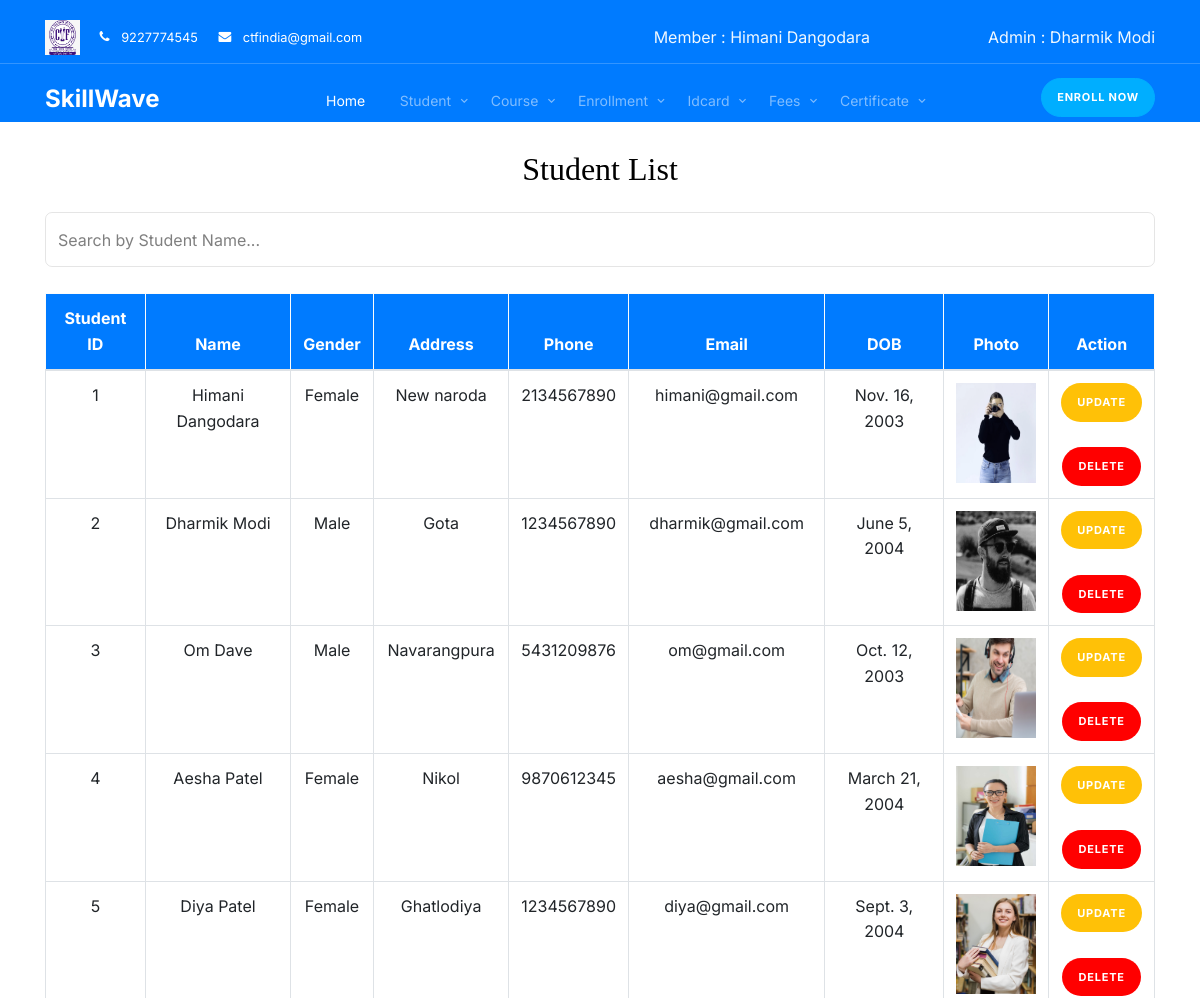
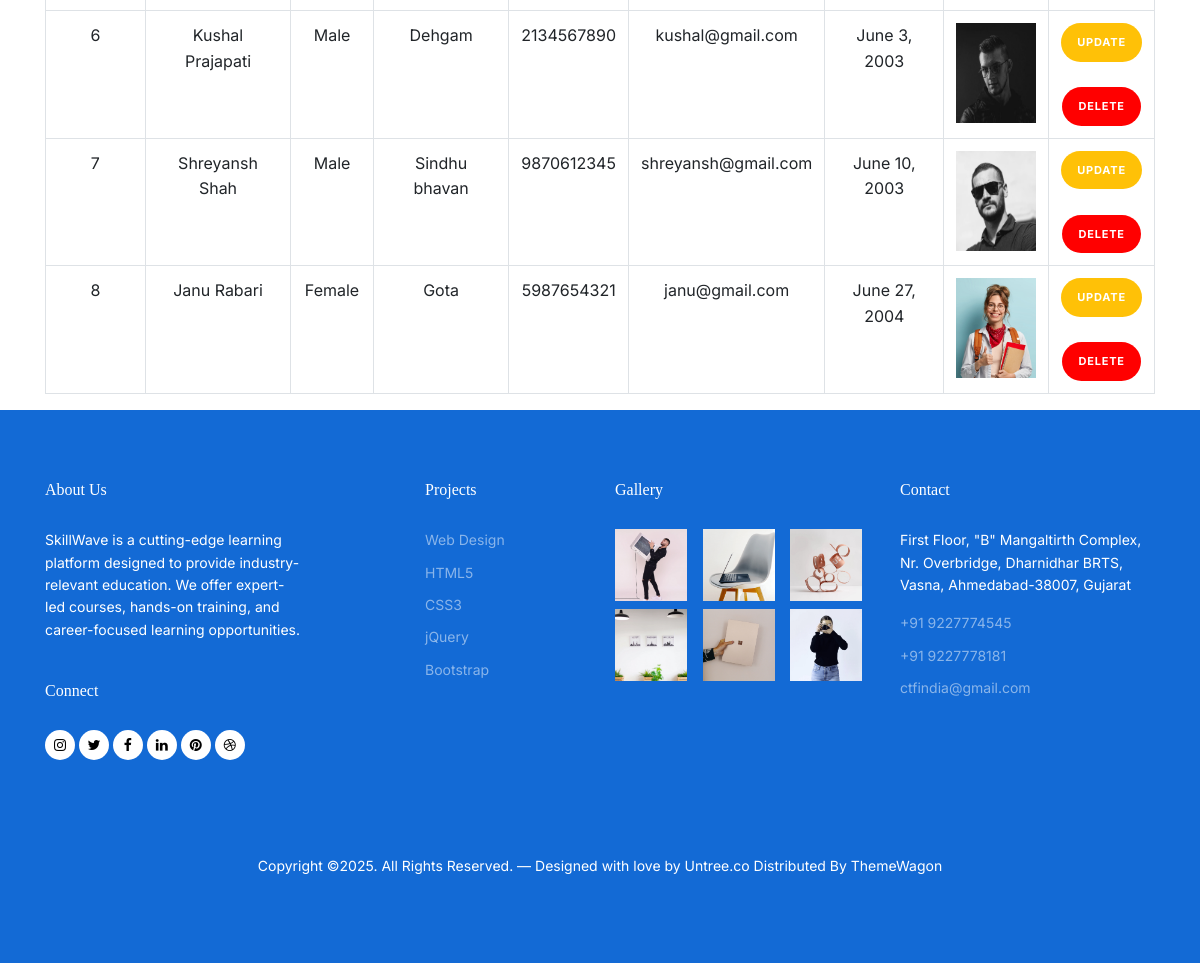
Screenshot of /student_list/2 with the database file from the repository (2 pictures, top to bottom).
### myapp/models.py (models this page shows, shortened)
class Member(models.Model):
    member_id = models.AutoField(primary_key=True, verbose_name="ID")
    admin = models.ForeignKey(Admin, on_delete = models.CASCADE )
    member_name = models.CharField(max_length=50)
    member_email = models.EmailField(max_length=50)
    member_password = models.CharField(max_length=10)
    member_phone = models.CharField(max_length=10)
    date_of_joining = models.DateField()

class Admin(models.Model):
    admin_id = models.AutoField(primary_key=True, verbose_name="ID")
    email = models.EmailField(max_length=50)
    password = models.CharField(max_length=10)
    name = models.CharField(max_length=50)

class Student(models.Model):
    student_id = models.AutoField(primary_key=True, verbose_name="ID")  # Fixed spelling: student_id → ID
    admin = models.ForeignKey(Admin, on_delete = models.CASCADE )
    name = models.CharField(max_length=50)
    address = models.CharField(max_length=100)
    phone_no = models.CharField(max_length=10)
    email = models.CharField(max_length=50)
    DOB = models.DateField()
    photo = models.FileField(upload_to='static/images/student_photos/', null=True)  # Fixed max_length to 1
    marks = models.IntegerField(default=0)  # Assuming marks field exists
    gender = models.CharField(max_length=10, choices=[('Male', 'Male'), ('Female', 'Female')])  # Add this field

### myapp/views.py (the view)
# urls.py: path('student_list/<int:member_id>', views.Student_list, name='student_list'),
def Student_list(request, member_id):
    admin_id = models.Member.objects.get(member_id=member_id).admin.admin_id
    member = models.Member.objects.get(member_id=member_id)
    c = models.Admin.objects.get(admin_id=admin_id)
    id = member.member_id
    student = models.Student.objects.filter(admin = admin_id)
    context = {
        'id': id,
        'admin': c,
        'member': member,
        'student': student,
    }
    students = models.Student.objects.filter(admin = admin_id)
    context['students'] = students
    return render(request, 'student_list.html', context)

### myapp/templates/student_list.html (shortened to what this page needs)
<!doctype html>
<html lang="en">
<head>
  <link rel="stylesheet" href="https://unicons.iconscout.com/release/v4.0.0/css/line.css">
  {% load static %}
  <link rel="stylesheet" href="{% static 'css/bootstrap.min.css' %}">
  <link rel="stylesheet" href="{% static 'css/bootstrap.min.css' %}">
  <link rel="stylesheet" href="{% static 'css/animate.min.css' %}">
  <link rel="stylesheet" href="{% static 'css/owl.carousel.min.css' %}">
  <link rel="stylesheet" href="{% static 'css/owl.theme.default.min.css' %}">
  <link rel="stylesheet" href="{% static 'css/jquery.fancybox.min.css' %}">
  <link rel="stylesheet" href="{% static 'fonts/icomoon/style.css' %}">
  <link rel="stylesheet" href="{% static 'fonts/flaticon/font/flaticon.css' %}">
  <link rel="stylesheet" href="{% static 'css/aos.css' %}">
  <link rel="stylesheet" href="{% static 'css/style.css' %}">
</head>
<body>
<nav class="site-nav mb-5" style="background-color: #007bff;">
    <div class="pb-2 top-bar mb-3">
      <div class="container">
        <div class="row align-items-center">
          <div class="col-6 col-lg-6">
            <img src="../../static/images/image.jpg" style="height: 35px; width: auto; margin-right: 15px;">
            <a href="#" class="small mr-3"><span class="icon-phone mr-2"></span> <span class="d-none d-lg-inline-block">9227774545</span></a>
            <a href="#" class="small mr-3"><span class="icon-envelope mr-2"></span> <span class="d-none d-lg-inline-block">ctfindia@gmail.com</span></a>
          </div>
          <div class="col-6 col-lg-3 text-right" style="color: aliceblue;">Member : {{ member.member_name }}</div>
          <div class="col-6 col-lg-3 text-right" style="color: aliceblue;">Admin : {{ admin.name }}</div>
        </div>
      </div>
    </div>
    <div class="sticky-nav js-sticky-header" style="background-color: #007bff;">
      <div class="container position-relative">
        <div class="site-navigation text-center">
          <a href="{% url 'index' id %}" class="logo menu-absolute m-0">SkillWave</a>
          <ul class="js-clone-nav d-none d-lg-inline-block site-menu">
            <li class="active"><a href="{% url 'index' id %}">Home</a></li>
            <li class="has-children">
              <a href="#">Student</a>
            </li>
            <li class="has-children">
              <a href="#">Course</a>
            </li>
            <li class="has-children">
              <a href="#">Enrollment</a>
            </li>
            <li class="has-children">
              <a href="#">Idcard</a>
            </li>
            <li class="has-children">
              <a href="#">Fees</a>
            </li>
            <li class="has-children">
              <a href="#">Certificate</a>
            </li>
          </ul>
          <a href="#" class="btn-book btn btn-secondary btn-sm menu-absolute">Enroll Now</a>
        </div>
      </div>
    </div>
</nav>
<div class="container">
  <h2 class="text-center mb-4">Student List</h2>
  <div class="d-flex justify-content-end">
    <input type="text" id="searchInput" name="searchInput" class="form-control search-box" placeholder="Search by Student Name...">
  </div><br>
  <div class="table-responsive">
      <table class="table table-bordered text-center table-hover">
          <thead class="table-light">
              <tr style="background-color: #007bff; color: white;">
                  <th>Student ID</th>
                  <th>Name</th>
                  <th>Gender</th>
                  <th>Address</th>
                  <th>Phone</th>
                  <th>Email</th>
                  <th>DOB</th>
                  <th>Photo</th>
                  <th>Action</th>
              </tr>
          </thead>
          <tbody>
              {% for student in students %}
              <tr>
                  <td>{{ student.student_id }}</td>
                  <td>{{ student.name }}</td>
                  <td>{{ student.gender }}</td>
                  <td>{{ student.address }}</td>
                  <td>{{ student.phone_no }}</td>
                  <td>{{ student.email }}</td>
                  <td>{{ student.DOB }}</td>
                  <td>
                    <img src="{{ student.photo.url }}" alt="Student_Photo" height="100" width="80">
                  </td>
                  <td>
                      <a href="{% url 'student_update' id student.student_id %}" class="btn btn-edit btn-sm">Update</a><br><br>
                      <a href="{% url 'student_delete' id student.student_id %}" class="btn btn-delete btn-sm">Delete</a>
                  </td>
              </tr>
              {% empty %}
              <tr>
                  <td colspan="10" class="text-center">No students available.</td>
              </tr>
              {% endfor %}
          </tbody>
      </table>
  </div>
</div>
<div class="site-footer">
  <div class="container">
    <div class="row">
      <div class="col-lg-3 mr-auto">
        <div class="widget">
          <h3>About Us<span class="text-primary">.</span> </h3>
          <p>SkillWave is a cutting-edge learning platform designed to provide industry-relevant education. We offer expert-led courses, hands-on training, and career-focused learning opportunities.</p>
        </div>
        <div class="widget">
          <h3>Connect</h3>
          <ul class="list-unstyled social">
            <li><a href="#"><span class="icon-instagram"></span></a></li>
            <li><a href="#"><span class="icon-twitter"></span></a></li>
            <li><a href="#"><span class="icon-facebook"></span></a></li>
            <li><a href="#"><span class="icon-linkedin"></span></a></li>
            <li><a href="#"><span class="icon-pinterest"></span></a></li>
            <li><a href="#"><span class="icon-dribbble"></span></a></li>
          </ul>
        </div>
      </div>
      <div class="col-lg-2 ml-auto">
        <div class="widget">
          <h3>Projects</h3>
          <ul class="list-unstyled float-left links">
            <li><a href="#">Web Design</a></li>
            <li><a href="#">HTML5</a></li>
            <li><a href="#">CSS3</a></li>
            <li><a href="#">jQuery</a></li>
            <li><a href="#">Bootstrap</a></li>
          </ul>
        </div>
      </div>
      <div class="col-lg-3">
        <div class="widget">
          <h3>Gallery</h3>
          <ul class="instafeed instagram-gallery list-unstyled">
            <li><a class="instagram-item" href="static/images/gal_1.jpg" data-fancybox="gal"><img src="{% static 'images/gal_1.jpg' %}" alt="" width="72" height="72"></a>
            </li>
            <li><a class="instagram-item" href="static/images/gal_2.jpg" data-fancybox="gal"><img src="{% static 'images/gal_2.jpg' %}" alt="" width="72" height="72"></a>
            </li>
            <li><a class="instagram-item" href="static/images/gal_3.jpg" data-fancybox="gal"><img src="{% static 'images/gal_3.jpg' %}" alt="" width="72" height="72"></a>
            </li>
            <li><a class="instagram-item" href="static/images/gal_4.jpg" data-fancybox="gal"><img src="{% static 'images/gal_4.jpg' %}" alt="" width="72" height="72"></a>
            </li>
            <li><a class="instagram-item" href="static/images/gal_5.jpg" data-fancybox="gal"><img src="{% static 'images/gal_5.jpg' %}" alt="" width="72" height="72"></a>
            </li>
            <li><a class="instagram-item" href="static/images/gal_6.jpg" data-fancybox="gal"><img src="{% static 'images/gal_6.jpg' %}" alt="" width="72" height="72"></a>
            </li>
          </ul>
        </div>
      </div>
      <div class="col-lg-3">
        <div class="widget">
          <h3>Contact</h3>
          <address>First Floor, "B" Mangaltirth Complex, Nr. Overbridge, Dharnidhar BRTS, Vasna, Ahmedabad-38007, Gujarat</address>
          <ul class="list-unstyled links mb-4">
              <li><a href="tel://11234567890">+91 9227774545</a></li>
              <li><a href="tel://11234567890">+91 9227778181</a></li>
              <li><a href="mailto:info@mydomain.com">ctfindia@gmail.com</a></li>
          </ul>
        </div>
      </div>
    </div>
    <div class="row mt-5">
      <div class="col-12 text-center">
        <p>Copyright &copy;. All Rights Reserved. &mdash; Designed with love by <a href="https://untree.co">Untree.co</a>  Distributed By <a href="https://themewagon.com">ThemeWagon</a>
        </div>
      </div>
    </div>
  </div>
</body>
</html>

### static/css/style.css (style rules this page uses)
body { font-family: "Inter", sans-serif; line-height: 1.6; background-color: #ffffff; overflow-x: hidden; font-size: 16px; color: #666; }
body:before { content: ""; position: fixed; top: 0; left: 0; z-index: 99; right: 0; bottom: 0; background: rgba(0, 0, 0, 0.2); opacity: 0; visibility: hidden; -webkit-transition: .3s all ease; -o-transition: .3s all ease; transition: .3s all ease; }
a { color: #136ad5; -webkit-transition: .3s all ease; -o-transition: .3s all ease; transition: .3s all ease; }
.text-primary { color: #136ad5 !important; }
h1, .h1, h2, .h2, h3, .h3, h4, .h4 { font-family: "Display Playfair", serif; color: black; }
.btn { padding-top: 15px; padding-bottom: 15px; padding-left: 30px; padding-right: 30px; border-radius: 30px; font-size: 11px; text-transform: uppercase; font-weight: 700; letter-spacing: .05rem; }
.btn.btn-secondary { background: #00aeff; border-color: #00aeff; }
.btn.btn-sm { padding-top: 10px; padding-bottom: 10px; padding-left: 15px; padding-right: 15px; }
.form-control, .custom-select { border: none; font-size: 16px; height: 55px; background: transparent; border: 1px solid rgba(0, 0, 0, 0.1); border-radius: 7px; color: #000000; }
.top-bar a { color: #ffffff; }
.logo { font-size: 24px; color: #ffffff; font-weight: 700; left: 15px; }
.menu-absolute { position: absolute !important; }
.btn-book { position: absolute; right: 15px; margin-top: -2px; }
.site-nav { position: absolute; width: 100%; z-index: 9; top: 0; }
.site-nav a { position: relative; z-index: 9; cursor: pointer; }
.site-nav { padding-top: 20px; padding-bottom: 20px; }
.site-nav .site-navigation .site-menu { margin-bottom: 0; }
.site-nav .site-navigation .site-menu > li { display: inline-block; }
.site-nav .site-navigation .site-menu > li > a { font-size: 14px; padding: 10px 15px; display: inline-block; text-decoration: none !important; color: rgba(255, 255, 255, 0.5); position: relative; }
.site-nav .site-navigation .site-menu > li.active > a { color: #ffffff; }
.site-nav .site-navigation .site-menu .has-children { position: relative; }
.site-nav .site-navigation .site-menu .has-children > a { position: relative; padding-right: 20px; }
.site-nav .site-navigation .site-menu .has-children > a:before { position: absolute; content: "\e313"; font-size: 14px; top: 50%; right: 0; -webkit-transform: translateY(-50%); -ms-transform: translateY(-50%); transform: translateY(-50%); font-family: 'icomoon'; }
.site-mobile-menu .site-nav-wrap { padding: 0; margin: 0; list-style: none; position: relative; }
.site-mobile-menu .site-nav-wrap a { padding: 5px 20px; display: block; position: relative; color: #000000; }
.site-mobile-menu .site-nav-wrap li { position: relative; display: block; }
.site-mobile-menu .site-nav-wrap li.active > a { color: #136ad5; }
.site-mobile-menu .site-nav-wrap > li { display: block; position: relative; float: left; width: 100%; }
.site-mobile-menu .site-nav-wrap > li > a { padding-left: 20px; font-size: 14px; }
.sticky-nav { -webkit-transition: .3s all ease; -o-transition: .3s all ease; transition: .3s all ease; background: transparent; }
.top-bar { border-bottom: 1px solid rgba(255, 255, 255, 0.2); }
.position-relative { position: relative; }
.instagram-gallery { display: -webkit-box; display: -ms-flexbox; display: flex; -ms-flex-wrap: wrap; flex-wrap: wrap; margin-bottom: -8px; margin-left: -8px; }
.instagram-gallery li { -ms-flex-preferred-size: 33.333%; flex-basis: 33.333%; max-width: 33.333%; padding-left: 8px; padding-bottom: 8px; }
.site-footer { background: #136ad5; font-size: 14px; color: #ffffff; padding: 70px 0; }
.site-footer a { color: #ffffff; position: relative; display: inline-block; }
.site-footer .widget { margin-bottom: 40px; display: block; position: relative; z-index: 1; }
.site-footer .widget h3 { font-size: 16px; color: #ffffff; margin-bottom: 30px; }
.site-footer .widget .links { width: 150px; }
.site-footer .widget .links li { margin-bottom: 10px; }
.site-footer .widget .links li a { color: rgba(255, 255, 255, 0.5); }
.site-footer .social li { display: inline-block; }
.site-footer .social li a { display: inline-block; width: 30px; height: 30px; position: relative; background-color: #ffffff; border-radius: 50%; color: #000000; }
.site-footer .social li a:before { display: none; }
.site-footer .social li a > span { position: absolute; top: 50%; left: 50%; -webkit-transform: translate(-50%, -50%); -ms-transform: translate(-50%, -50%); transform: translate(-50%, -50%); }

### rows the page displays
Member: member_name "Himani Dangodara"
Admin: name "Dharmik Modi"
Student: student_id "1", name "Himani Dangodara", gender "Female", address "New naroda", phone_no "2134567890", email "himani@gmail.com", DOB "Nov. 16, 2003", photo (picture)
Student: student_id "2", name "Dharmik Modi", gender "Male", address "Gota", phone_no "1234567890", email "dharmik@gmail.com", DOB "June 5, 2004", photo (picture)
Student: student_id "3", name "Om Dave", gender "Male", address "Navarangpura", phone_no "5431209876", email "om@gmail.com", DOB "Oct. 12, 2003", photo (picture)
Student: student_id "4", name "Aesha Patel", gender "Female", address "Nikol", phone_no "9870612345", email "aesha@gmail.com", DOB "March 21, 2004", photo (picture)
Student: student_id "5", name "Diya Patel", gender "Female", address "Ghatlodiya", phone_no "1234567890", email "diya@gmail.com", DOB "Sept. 3, 2004", photo (picture)
Student: student_id "6", name "Kushal Prajapati", gender "Male", address "Dehgam", phone_no "2134567890", email "kushal@gmail.com", DOB "June 3, 2003", photo (picture)
Student: student_id "7", name "Shreyansh Shah", gender "Male", address "Sindhu bhavan", phone_no "9870612345", email "shreyansh@gmail.com", DOB "June 10, 2003", photo (picture)
Student: student_id "8", name "Janu Rabari", gender "Female", address "Gota", phone_no "5987654321", email "janu@gmail.com", DOB "June 27, 2004", photo (picture)
